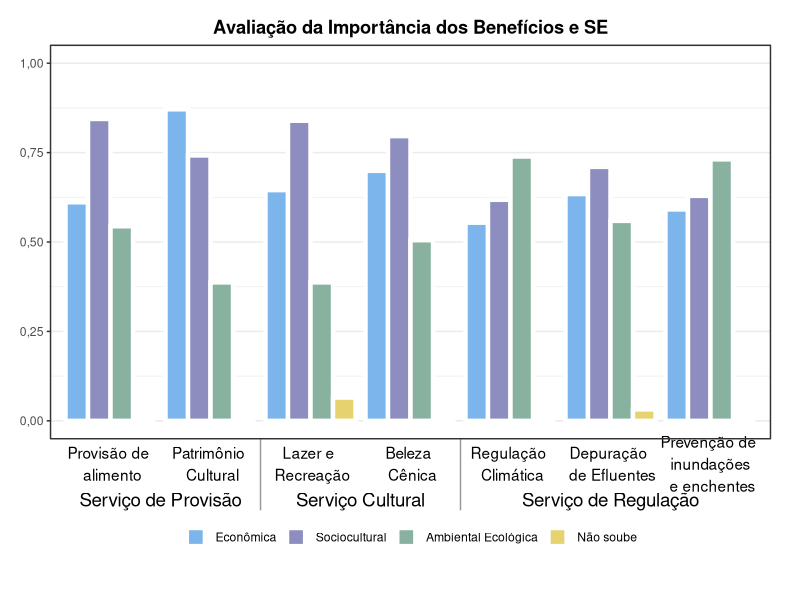

R code for this plot:
library(tidyverse)

dados <-
  data.frame(
    grp = c(
      rep("Serviço de Provisão", 8),
      rep("Serviço Cultural", 8),
      rep("Serviço de Regulação", 12)
    ),
    subgrp = c(
      rep("Provisão de \n alimento", 4),
      rep("Patrimônio \n Cultural", 4),
      rep("Lazer e \n Recreação", 4),
      rep("Beleza \n Cênica", 4),
      rep("Regulação \n Climática", 4),
      rep("Depuração \n de Efluentes", 4),
      rep("Prevenção de \n inundações \n e enchentes", 4)
    ),
    itens = factor(
      rep(
        c(
          "Econômica",
          "Sociocultural",
          "Ambiental Ecológica",
          "Não soube"
        ),
        7
      ),
      levels = c(
        "Econômica",
        "Sociocultural",
        "Ambiental Ecológica",
        "Não soube"
      )
    ),
    valor = c(
      0.699,
      0.796,
      0.505,
      0,
      0.645,
      0.839,
      0.387,
      0.065,
      0.871,
      0.742,
      0.387,
      0,
      0.611,
      0.844,
      0.544,
      0,
      0.591,
      0.629,
      0.731,
      0,
      0.554,
      0.618,
      0.739,
      0,
      0.634,
      0.710,
      0.559,
      0.032
    )
  )


#g1 <-
dados %>%
  ggplot(aes(
    x = interaction(subgrp, grp),
    y = valor,
    fill = itens
  )) +
  geom_bar(
    stat = "identity",
    position = position_dodge(),
    color = "white",
    size = 1.5
  ) +
  labs(title = "Avaliação da Importância dos Benefícios e SE") +
  #subtitle = "se houver texto para subtítulo",
  #caption = "Fonte: XXXX") +
  theme_bw() +
  theme(
    plot.title = element_text(face = "bold", hjust = 0.5),
    legend.direction = "horizontal",
    legend.title = element_blank(),
    legend.position = c(0.5,-0.25),
    plot.margin = margin(0.5, 0.75, 4, 0.5, unit = "cm"),
    axis.title = element_blank(),
    axis.text.x = element_blank(),
    axis.ticks.x = element_blank(),
    panel.grid.major.x = element_blank(),
    panel.grid.minor.x = element_blank()
  ) +
  scale_fill_manual(values = c("#7cb5ec", "#8d8dbf", "#88b19f",
                               "#e6d26e")) + # cores das barras
  coord_cartesian(ylim = c(0, 1), clip = "off") + #expand = FALSE
  annotate(
    "text",
    x = 1:length(unique(dados$subgrp)),
    y = -0.12,
    label = unique(dados$subgrp)
  ) +
  annotate(
    "text",
    c(1.5, 3.5, 6),
    y = -0.22,
    label = unique(dados$grp),
    size = 4.75
  ) +
  scale_y_continuous(labels = scales::comma_format(
    big.mark = ".",
    decimal.mark = ",",
    accuracy = 0.01
  )) +
  annotate(
    "segment",
    x = 2.5,
    xend = 2.5,
    y = -0.05,
    yend = -0.25,
    color = "grey60"
  ) +
  annotate(
    "segment",
    x = 4.5,
    xend = 4.5,
    y = -0.05,
    yend = -0.25,
    color = "grey60"
  )

# library(grid)
# # remove clipping of x axis labels
# g2 <- ggplot_gtable(ggplot_build(g1))
# g2$layout$clip[g2$layout$name == "panel"] <- "off"
# grid.draw(g2)
